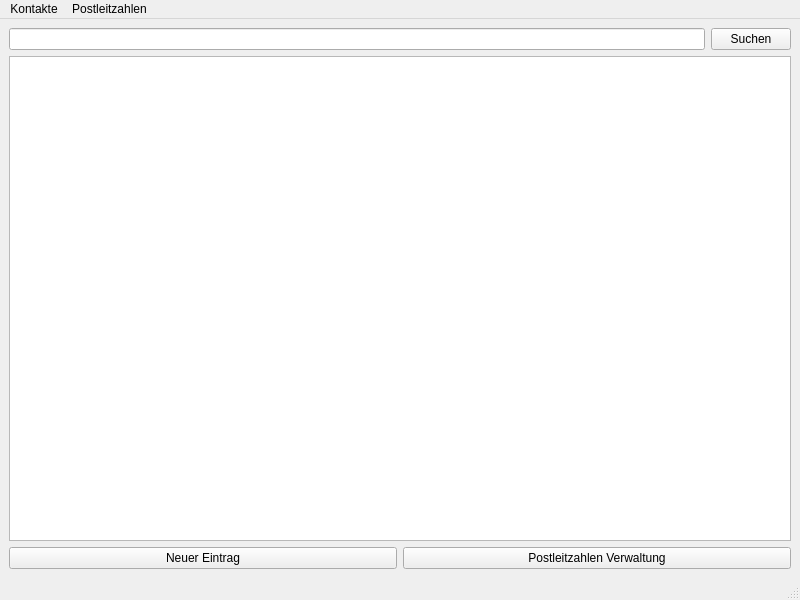
<?xml version="1.0" encoding="UTF-8"?>
<ui version="4.0">
 <class>MainWindow</class>
 <widget class="QMainWindow" name="MainWindow">
  <property name="geometry">
   <rect>
    <x>0</x>
    <y>0</y>
    <width>800</width>
    <height>600</height>
   </rect>
  </property>
  <property name="windowTitle">
   <string>MainWindow</string>
  </property>
  <widget class="QWidget" name="centralwidget">
   <layout class="QVBoxLayout" name="verticalLayout">
    <item>
     <layout class="QHBoxLayout" name="horizontalLayout">
      <item>
       <widget class="QLineEdit" name="searchTextEdit"/>
      </item>
      <item>
       <widget class="QPushButton" name="searchButton">
        <property name="text">
         <string>Suchen</string>
        </property>
       </widget>
      </item>
     </layout>
    </item>
    <item>
     <widget class="QTableView" name="dbView"/>
    </item>
    <item>
     <layout class="QHBoxLayout" name="horizontalLayout_2">
      <item>
       <widget class="QPushButton" name="newButton">
        <property name="text">
         <string>Neuer Eintrag</string>
        </property>
       </widget>
      </item>
      <item>
       <widget class="QPushButton" name="plzButton">
        <property name="text">
         <string>Postleitzahlen Verwaltung</string>
        </property>
       </widget>
      </item>
     </layout>
    </item>
   </layout>
  </widget>
  <widget class="QMenuBar" name="menubar">
   <property name="geometry">
    <rect>
     <x>0</x>
     <y>0</y>
     <width>800</width>
     <height>22</height>
    </rect>
   </property>
   <widget class="QMenu" name="menuKontakte">
    <property name="title">
     <string>Kontakte</string>
    </property>
    <addaction name="actionNeuer_Kontakt"/>
    <addaction name="actionVerlassen"/>
   </widget>
   <widget class="QMenu" name="menuPostleitzahlen">
    <property name="title">
     <string>Postleitzahlen</string>
    </property>
    <addaction name="actionVerwaltung_Postleitzahlen"/>
   </widget>
   <addaction name="menuKontakte"/>
   <addaction name="menuPostleitzahlen"/>
  </widget>
  <widget class="QStatusBar" name="statusbar"/>
  <action name="actionNeuer_Kontakt">
   <property name="text">
    <string>Neuer Kontakt</string>
   </property>
  </action>
  <action name="actionVerlassen">
   <property name="text">
    <string>Verlassen</string>
   </property>
  </action>
  <action name="actionVerwaltung_Postleitzahlen">
   <property name="text">
    <string>Verwaltung Postleitzahlen</string>
   </property>
  </action>
 </widget>
 <resources/>
 <connections/>
</ui>
